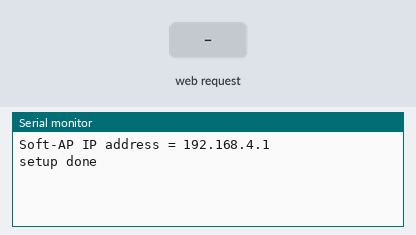
Bench run of a sketch on a simulated ESP8266 (NodeMCU). Parts: the last lines printed to the serial monitor. Inputs (shaded band) come from the test bench.

Above: at 1.2 s.
1.3 s: HTTP request GET /left received
At 2.5 s:
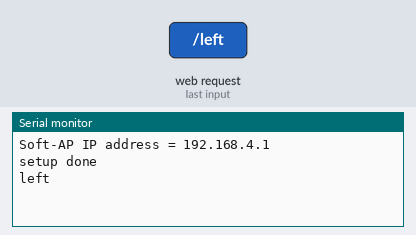
2.8 s: HTTP request GET /right received
At 3.7 s:
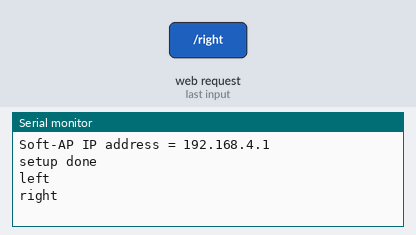
4.3 s: HTTP request GET /speed received
At 4.8 s:
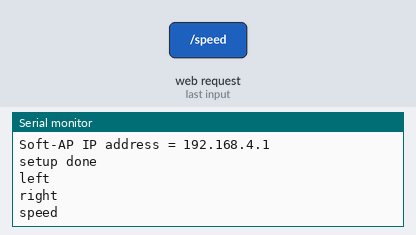
5.8 s: HTTP request GET /control received
At 7.2 s:
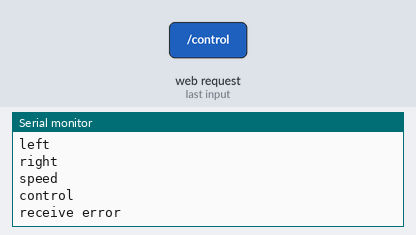

The sketch:

CK_esp.ino
```cpp
#include <ESP8266WiFi.h>
#include <WiFiClient.h>
#include <ESP8266WebServer.h>
#include <SoftwareSerial.h>

SoftwareSerial s(D6, D5);

ESP8266WebServer server(80);

void home() {
  server.send(200, "application/json", "{\"status\": \"true\"}");
}

void left() {
  s.write(110);
  server.send(200, "application/json", "{\"status\": \"true\"}");
  Serial.println("left");
}

void right() {
  s.write(120);
  server.send(200, "application/json", "{\"status\": \"true\"}");
  Serial.println("right");
}

void getSpeed() {
  s.write(130);
  int speed = map(s.read(), 0, 255, 0, 10000);
  if (speed < 0) {
    speed = 0;
  }
  Serial.println("speed");
  String json = "{\"speed\": \"" + String(speed) + "\"}";
  server.send(200, "application/json", json);
}

void control() {
  Serial.println("control");
  if (server.arg("percent") == "") {
    Serial.println("receive error");
  } else {
    s.write(server.arg("percent").toInt());
  }
  server.send(200, "application/json", "{\"status\": \"true\"}");
}

void setup() {
  Serial.begin(9600);
  s.begin(115200);

  WiFi.softAP("boat");
  Serial.print("Soft-AP IP address = ");
  Serial.println(WiFi.softAPIP());
  Serial.println();

  server.on("/", home);
  server.on("/left", left);
  server.on("/right", right);
  server.on("/speed", getSpeed);
  server.on("/control", control);
  server.begin();

  Serial.println("setup done");
}

void loop() {
  server.handleClient();
}
```

Measured:
- after the input at 1.3 s, the serial monitor: prints a new line at once (image 1)
- after the input at 2.8 s, the serial monitor: prints a new line at once (image 2)
- after the input at 4.3 s, the serial monitor: prints a new line at once (image 3)
- after the input at 5.8 s, the serial monitor: prints a new line at once (image 4)
